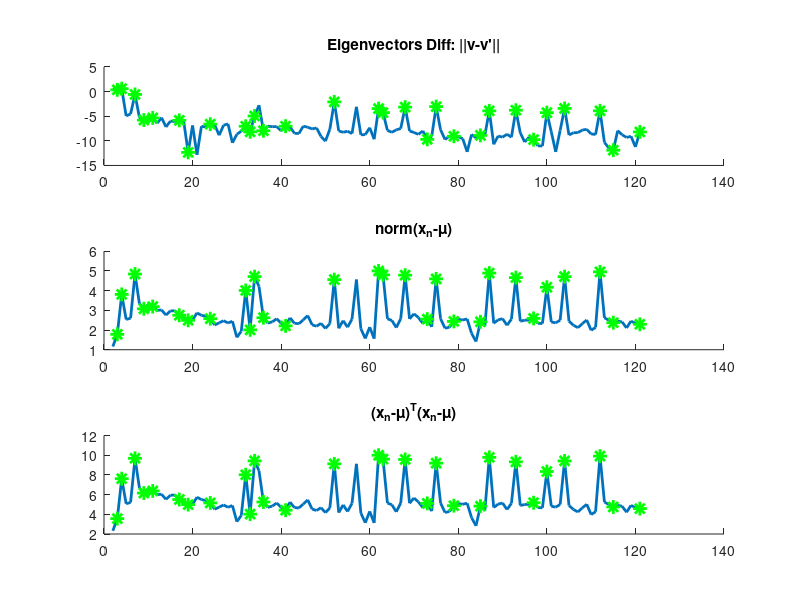

This figure's MATLAB source:
% M.Amintoosi 
clear
addpath('utils')
load('input/BGSamplePixels_highway_3pointsBGDetection.mat')
X(:,2) = [];
[n d] = size(X);
% x = rand(5,2);
rng(7)%'default') % For producing the same result
% idx = randperm(n);
rndIdx = randperm(n);
% idx = 1:n
% fIdx = F_indices;% find(idx <= nF);
% bIdx = F_indices; %find(idx > nF);

[sharedvals,fIdx] = intersect(rndIdx,F_indices,'stable');
[sharedvals,bIdx] = intersect(rndIdx,B_indices,'stable');
x = X(rndIdx,:);
fIdx = fIdx';
bIdx = bIdx';
% Normalise x
% z = sum(x, 1);
% z(z==0) = 1;
% x = bsxfun(@rdivide, x, z);

% cov(x)
M{1} = x(1,:)'; S{1} = zeros(2) ;
[Vk_1,Dk_1] = svd(S{1});
lambda(1) = Dk_1(1);
Snorms = zeros(size(x,1),1);
dSnorms = Snorms;
spectroms = Snorms;
E{1} = zeros(size(x,2));
for k=2:size(x,1)
    M{k} = M{k-1}+ (x(k,:)' - M{k-1})/k;
    %     k
    %     ds = (x(k,:)' - M{k})*(x(k,:) - M{k}');
    E{k} = (x(k,:)' - M{k-1})*(x(k,:) - M{k}');
    S{k} = S{k-1} + E{k};
    %     S{k}
    %     S{k} = S{k-1} + (k-1)/k*(x(k,:)' - M{k-1})*(x(k,:) - M{k-1}');
    [Vk,Dk] = svd(S{k});
    lambda(k) = Dk(1);
    Snorms(k) = norm(Vk(:,1)-Vk_1(:,1));
    dSnorms(k) = norm((x(k,:)' - M{k}));
    spectroms(k) = ((x(k,:)' - M{k})'*(x(k,:)' - M{k}));
    Vk_1 = Vk; Dk_1 = Dk;
    alpha(k) = norm(inv(S{k-1}-lambda(k-1)*eye(d)));
    %     sprintf('||v''-v||=%f , beta=%f', Snorms(k), 2*alpha(k))
end
% s2 = S{k}/(k-1)
%%
figure(1);clf
subplot(311);
hold on
plot(log([Snorms]),'LineWidth',2); title('Eigenvectors Diff: ||v-v''||');
plot(fIdx,log(Snorms(fIdx)),'*g','LineWidth',2,'MarkerSize',10);
hold off
subplot(312);
hold on
plot(log(dSnorms),'LineWidth',2); title('norm(x_n-\mu)')
plot(fIdx,log(dSnorms(fIdx)),'*g','LineWidth',2,'MarkerSize',10);
hold off
subplot(313);
hold on
plot(log(spectroms),'LineWidth',2); title('(x_n-\mu)^T(x_n-\mu)')
plot(fIdx,log(spectroms(fIdx)),'*g','LineWidth',2,'MarkerSize',10);
hold off

masir = sprintf('output/PCA_vector_rnd');
mkdir(masir);

dataFileName = sprintf('%s/Snorms.txt',masir);
fid = fopen(dataFileName,'wt');
fprintf(fid,'%d \t %d \n',[(1:numel(Snorms)); Snorms']);
fclose(fid);
dataFileName = sprintf('%s/SnormsFs.txt',masir);
fid = fopen(dataFileName,'wt');
fprintf(fid,'x \t y \t label \n');
fprintf(fid,'%d \t %d \t F\n',[fIdx; Snorms(fIdx)']);
fprintf(fid,'%d \t %d \t B\n',[bIdx; Snorms(bIdx)']);
fclose(fid);

dataFileName = sprintf('%s/dSnorms.txt',masir);
fid = fopen(dataFileName,'wt');
fprintf(fid,'%d \t %d \n',[(1:numel(dSnorms)); dSnorms']);
fclose(fid);
dataFileName = sprintf('%s/dSnormsFs.txt',masir);
fid = fopen(dataFileName,'wt');
fprintf(fid,'x \t y \t label \n');
fprintf(fid,'%d \t %d \t F\n',[fIdx; dSnorms(fIdx)']);
fprintf(fid,'%d \t %d \t B\n',[bIdx; dSnorms(bIdx)']);
fclose(fid);

%%
mu_b = mean(x(bIdx,:))';
mu_f = mean(x(fIdx,:))';
C = mu_b'*mu_b - 2*mu_b'*mu_f + mu_f'*mu_f;
% E_b = zeros(size(x,2));
% nE_b = zeros(size(x,1),1); % nE: normE similar to spectroms
% for k=bIdx
%     E_b = E_b + E{k};
%     nE_b(k) = norm(E{k});
% end
% EnormE_b = sum(nE_b(bIdx))/numel(bIdx)
Sigma2b = sum(var(x(bIdx,:)))
sprintf('E(||v''-v||)=%f , Sigma2_b*C=%f, Sigma2_b = %f, C=%f', mean(Snorms(bIdx)), Sigma2b*C, Sigma2b , C)

Sigma2f = sum(var(x(fIdx,:)))
sprintf('E(||v''-v||)=%f , Sigma2_f*C=%f, Sigma2_f = %f, C=%f', mean(Snorms(fIdx)), Sigma2f*C, Sigma2f , C)
%% Correctness Checking
% SS = zeros(d);
% m = mean(x);
% for k=1:n
%     SS = SS + (x(k,:)-m)'*(x(k,:)-m);
% end
% SS